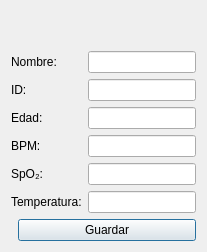
<!-- ================= REGISTRO WINDOW (registro.ui) ================= -->
<ui version="4.0">
<class>RegistroPaciente</class>
<widget class="QDialog" name="RegistroPaciente">
<property name="windowTitle"><string>Registrar Paciente</string></property>
<layout class="QVBoxLayout" name="verticalLayout">


<item>
<widget class="QLabel" name="labelTitulo">
<property name="text"><string><center><h1>REGISTRO DE PACIENTE</h1></center></string></property>
</widget>
</item>


<item>
<widget class="QLabel" name="labelImagen">
<property name="pixmap"><pixmap>hospital.gif</pixmap></property>
<property name="alignment"><set>Qt::AlignCenter</set></property>
</widget>
</item>


<item>
<layout class="QFormLayout" name="formLayout">
<item row="0" column="0"><widget class="QLabel" name="labelNombre"><property name="text"><string>Nombre:</string></property></widget></item>
<item row="0" column="1"><widget class="QLineEdit" name="inputNombre"/></item>


<item row="1" column="0"><widget class="QLabel" name="labelID"><property name="text"><string>ID:</string></property></widget></item>
<item row="1" column="1"><widget class="QLineEdit" name="inputID"/></item>


<item row="2" column="0"><widget class="QLabel" name="labelEdad"><property name="text"><string>Edad:</string></property></widget></item>
<item row="2" column="1"><widget class="QLineEdit" name="inputEdad"/></item>


<item row="3" column="0"><widget class="QLabel" name="labelBPM"><property name="text"><string>BPM:</string></property></widget></item>
<item row="3" column="1"><widget class="QLineEdit" name="inputBPM"/></item>


<item row="4" column="0"><widget class="QLabel" name="labelSPO2"><property name="text"><string>SpO₂:</string></property></widget></item>
<item row="4" column="1"><widget class="QLineEdit" name="inputSPO2"/></item>


<item row="5" column="0"><widget class="QLabel" name="labelTemp"><property name="text"><string>Temperatura:</string></property></widget></item>
<item row="5" column="1"><widget class="QLineEdit" name="inputTemp"/></item>
</layout>
</item>


<item>
<layout class="QHBoxLayout" name="horizontalLayout">
<item><spacer name="spacerLeft"><property name="orientation"><enum>Qt::Horizontal</enum></property></spacer></item>
<item>
<widget class="QPushButton" name="btnGuardar">
<property name="text"><string>Guardar</string></property>
</widget>
</item>
</layout>
</item>


</layout>
</widget>
<resources/>
<connections/>
</ui>
